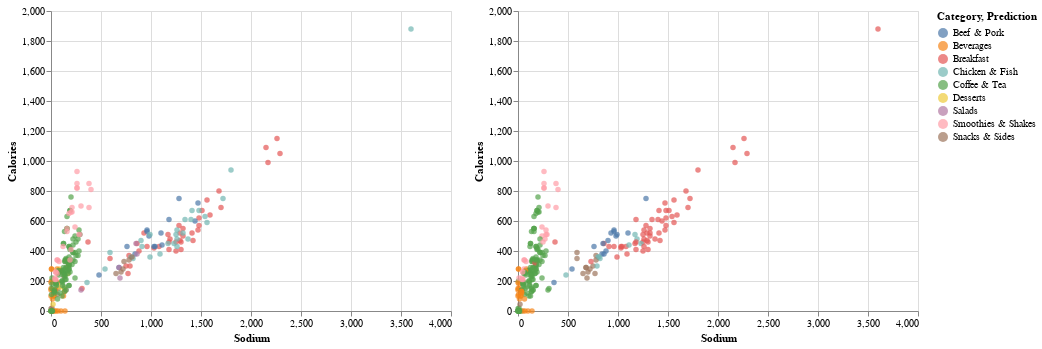

Notebook code for this chart:
### Code cell
c1 | c2

### Figure 1 — Vega-Lite specification as saved in the notebook (floating-point values rounded to 4 significant figures; data arrays with more than 128 entries replaced by an {"elided": "..."} marker saying what was removed)
{"config": {"view": {"continuousWidth": 400, "continuousHeight": 300}}, "hconcat": [{"mark": "circle", "encoding": {"color": {"type": "nominal", "field": "Category"}, "tooltip": {"type": "nominal", "field": "Item"}, "x": {"type": "quantitative", "field": "Sodium"}, "y": {"type": "quantitative", "field": "Calories"}}}, {"mark": "circle", "encoding": {"color": {"type": "nominal", "field": "Prediction"}, "tooltip": {"type": "nominal", "field": "Item"}, "x": {"type": "quantitative", "field": "Sodium"}, "y": {"type": "quantitative", "field": "Calories"}}}], "data": {"name": "data-59da21a4080c3b61e63a6b9c238488c6"}, "$schema": "https://vega.github.io/schema/vega-lite/v4.8.1.json", "datasets": {"data-59da21a4080c3b61e63a6b9c238488c6": {"elided": "260 records"}}}
